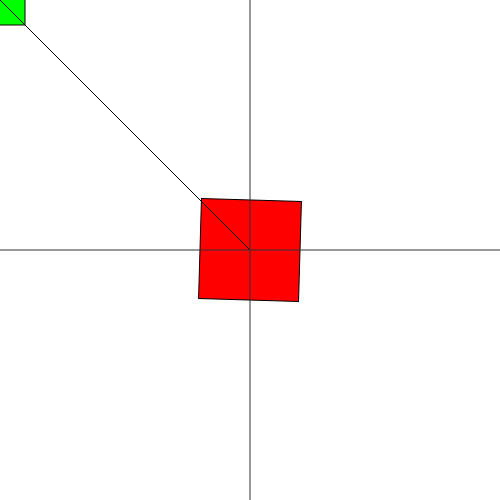
Frame 1 (no input)
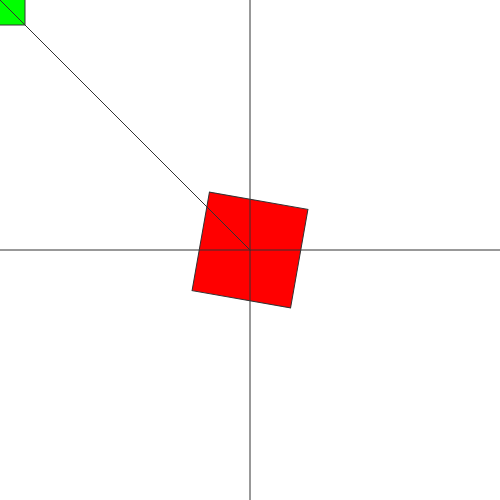
Frame 60 (no input)
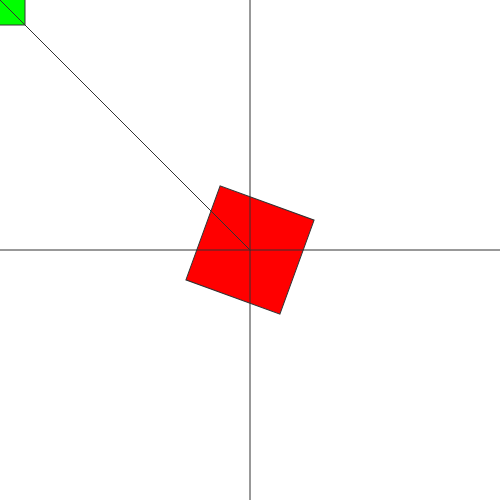
Frame 120 (the mouse pressed at the canvas centre since frame 60)

The p5.js sketch that drew these frames (run headless with seeded random() and noise() and a simulated clock; from frame 60 on, the mouse is pressed at the canvas centre):

// p5.js sketch
// ── sketch.js
/*
Ejemplo Push-Pop Matrix
Francisco Zamorano, 2018
*/
function setup() {
  createCanvas(500, 500);
  rectMode(CENTER);
}

function draw() {
  background(255);

  fill(0, 255, 0);
  rect(0, 0, 50, 50); //cuadrado en la esquina, no rota

  //las funciones de Push-PopMatrix hacen que la rotacion solo afecte lo que este entremedio de ellas
  push();//Empieza Aca
  translate(width/2, height/2); //trasladamos la matriz a donde actualmente esta la mitad del canvas
  //rotate(radians(30)); //rotamos 30 grados. Ojo que rotate() solo acepta radianes, por eso convertimos usando funcion radians()
  //rotate(radians(mouseY));  //activar esto para rotar con el mouse
  rotate(radians(millis()/10));  //activar esto para rotar automaticamente
  
  fill(255, 0, 0);
  rect(0, 0, 100, 100); //dibujamos la cosa
  pop();//Transformaciones terminan aca y volvemos a la normalidad

  line(0, 0, width/2, height/2);
  stroke(50);
  line(width/2, 0, width/2, height);
  line(0, height/2, width, height/2);
}
